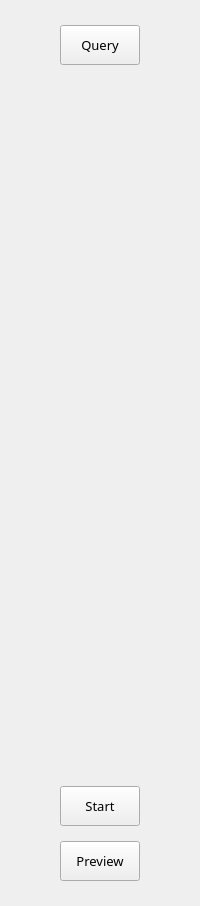
     <widget class="QWidget" name="mStackedWidgetControlPage1">
      <property name="whatsThis">
       <string>lyFrm</string>
      </property>
      <layout class="QVBoxLayout" name="verticalLayout_2">
       <property name="spacing">
        <number>15</number>
       </property>
       <property name="leftMargin">
        <number>0</number>
       </property>
       <property name="topMargin">
        <number>25</number>
       </property>
       <property name="rightMargin">
        <number>0</number>
       </property>
       <property name="bottomMargin">
        <number>25</number>
       </property>
       <item>
        <layout class="QHBoxLayout" name="horizontalLayout_8">
         <property name="spacing">
          <number>0</number>
         </property>
         <item>
          <spacer name="horizontalSpacer_4">
           <property name="orientation">
            <enum>Qt::Horizontal</enum>
           </property>
           <property name="sizeHint" stdset="0">
            <size>
             <width>40</width>
             <height>20</height>
            </size>
           </property>
          </spacer>
         </item>
         <item>
          <widget class="QPushButton" name="mSwitchQueryPage">
           <property name="sizePolicy">
            <sizepolicy hsizetype="Minimum" vsizetype="Preferred">
             <horstretch>0</horstretch>
             <verstretch>0</verstretch>
            </sizepolicy>
           </property>
           <property name="minimumSize">
            <size>
             <width>80</width>
             <height>40</height>
            </size>
           </property>
           <property name="maximumSize">
            <size>
             <width>80</width>
             <height>40</height>
            </size>
           </property>
           <property name="font">
            <font>
             <family>微软雅黑</family>
             <pointsize>10</pointsize>
             <weight>50</weight>
             <bold>false</bold>
            </font>
           </property>
           <property name="whatsThis">
            <string>lyBtn1</string>
           </property>
           <property name="text">
            <string>Query</string>
           </property>
          </widget>
         </item>
         <item>
          <spacer name="horizontalSpacer_5">
           <property name="orientation">
            <enum>Qt::Horizontal</enum>
           </property>
           <property name="sizeHint" stdset="0">
            <size>
             <width>40</width>
             <height>20</height>
            </size>
           </property>
          </spacer>
         </item>
        </layout>
       </item>
       <item>
        <spacer name="verticalSpacer">
         <property name="orientation">
          <enum>Qt::Vertical</enum>
         </property>
         <property name="sizeHint" stdset="0">
          <size>
           <width>20</width>
           <height>706</height>
          </size>
         </property>
        </spacer>
       </item>
       <item>
        <layout class="QHBoxLayout" name="horizontalLayout_9">
         <property name="spacing">
          <number>0</number>
         </property>
         <item>
          <spacer name="horizontalSpacer_6">
           <property name="orientation">
            <enum>Qt::Horizontal</enum>
           </property>
           <property name="sizeHint" stdset="0">
            <size>
             <width>40</width>
             <height>20</height>
            </size>
           </property>
          </spacer>
         </item>
         <item>
          <widget class="QPushButton" name="pushButtonCheckPatient">
           <property name="sizePolicy">
            <sizepolicy hsizetype="Minimum" vsizetype="Preferred">
             <horstretch>0</horstretch>
             <verstretch>0</verstretch>
            </sizepolicy>
           </property>
           <property name="minimumSize">
            <size>
             <width>80</width>
             <height>40</height>
            </size>
           </property>
           <property name="maximumSize">
            <size>
             <width>80</width>
             <height>40</height>
            </size>
           </property>
           <property name="font">
            <font>
             <family>微软雅黑</family>
             <pointsize>10</pointsize>
             <weight>50</weight>
             <bold>false</bold>
            </font>
           </property>
           <property name="whatsThis">
            <string>lyBtn</string>
           </property>
           <property name="text">
            <string>Start</string>
           </property>
           <property name="icon">
            <iconset>
             <normaloff>:/Res/Image/specimen/startstudy.png</normaloff>:/Res/Image/specimen/startstudy.png</iconset>
           </property>
           <property name="iconSize">
            <size>
             <width>30</width>
             <height>30</height>
            </size>
           </property>
          </widget>
         </item>
         <item>
          <spacer name="horizontalSpacer_11">
           <property name="orientation">
            <enum>Qt::Horizontal</enum>
           </property>
           <property name="sizeHint" stdset="0">
            <size>
             <width>40</width>
             <height>20</height>
            </size>
           </property>
          </spacer>
         </item>
        </layout>
       </item>
       <item>
        <layout class="QHBoxLayout" name="horizontalLayout_10">
         <property name="spacing">
          <number>0</number>
         </property>
         <item>
          <spacer name="horizontalSpacer_7">
           <property name="orientation">
            <enum>Qt::Horizontal</enum>
           </property>
           <property name="sizeHint" stdset="0">
            <size>
             <width>40</width>
             <height>20</height>
            </size>
           </property>
          </spacer>
         </item>
         <item>
          <widget class="QPushButton" name="PreviewpatientpushButton">
           <property name="sizePolicy">
            <sizepolicy hsizetype="Minimum" vsizetype="Preferred">
             <horstretch>0</horstretch>
             <verstretch>0</verstretch>
            </sizepolicy>
           </property>
           <property name="minimumSize">
            <size>
             <width>80</width>
             <height>40</height>
            </size>
           </property>
           <property name="maximumSize">
            <size>
             <width>80</width>
             <height>40</height>
            </size>
           </property>
           <property name="font">
            <font>
             <family>微软雅黑</family>
             <pointsize>10</pointsize>
             <weight>50</weight>
             <bold>false</bold>
            </font>
           </property>
           <property name="text">
            <string>Preview</string>
           </property>
          </widget>
         </item>
         <item>
          <spacer name="horizontalSpacer_12">
           <property name="orientation">
            <enum>Qt::Horizontal</enum>
           </property>
           <property name="sizeHint" stdset="0">
            <size>
             <width>40</width>
             <height>20</height>
            </size>
           </property>
          </spacer>
         </item>
        </layout>
       </item>
      </layout>
     </widget>
